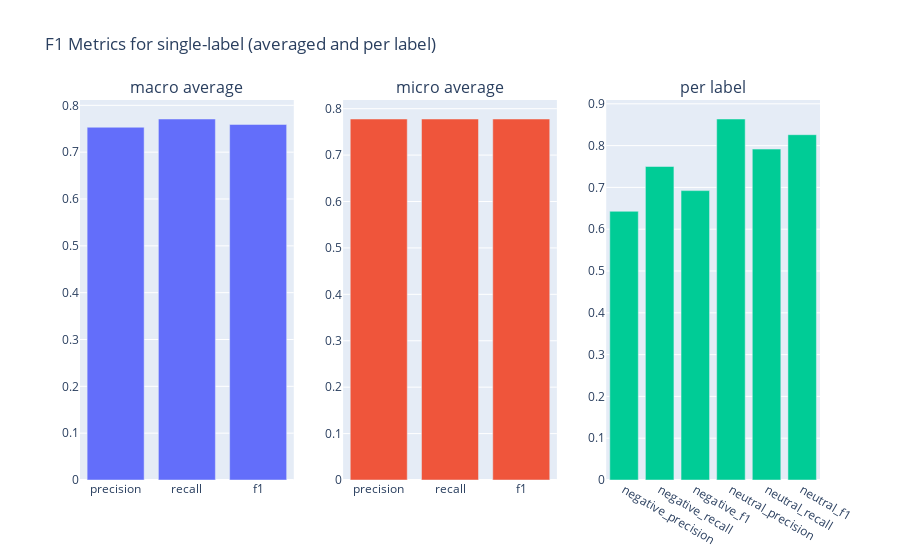

The notebook cell saved with this chart:
### Markdown cell above
### Overall metrics

Using the `metrics` module we can get a quick overview of the overall performance metrics as follows. The model achieve around `0.77` F1 micro-average, not bad!

### Code cell
from argilla.metrics.text_classification import f1

f1("banking_sentiment_zs_gpt3").visualize()

### Figure 1 — Plotly figure (JSON) as saved in the notebook; plotly's stock layout.template omitted (floating-point values rounded to 4 significant figures)
{"data": [{"type": "bar", "x": ["precision", "recall", "f1"], "xaxis": "x", "y": [0.7532, 0.7708, 0.7592], "yaxis": "y"}, {"type": "bar", "x": ["precision", "recall", "f1"], "xaxis": "x2", "y": [0.7778, 0.7778, 0.7778], "yaxis": "y2"}, {"type": "bar", "x": ["negative_precision", "negative_recall", "negative_f1", "neutral_precision", "neutral_recall", "neutral_f1"], "xaxis": "x3", "y": [0.6429, 0.75, 0.6923, 0.8636, 0.7917, 0.8261], "yaxis": "y3"}], "layout": {"annotations": [{"font": {"size": 16}, "showarrow": false, "text": "macro average", "x": 0.1444, "xanchor": "center", "xref": "paper", "y": 1, "yanchor": "bottom", "yref": "paper"}, {"font": {"size": 16}, "showarrow": false, "text": "micro average", "x": 0.5, "xanchor": "center", "xref": "paper", "y": 1, "yanchor": "bottom", "yref": "paper"}, {"font": {"size": 16}, "showarrow": false, "text": "per label", "x": 0.8556, "xanchor": "center", "xref": "paper", "y": 1, "yanchor": "bottom", "yref": "paper"}], "autosize": true, "showlegend": false, "title": {"text": "F1 Metrics for single-label (averaged and per label)"}, "xaxis": {"anchor": "y", "autorange": true, "domain": [0, 0.2889], "range": [-0.5, 2.5], "type": "category"}, "xaxis2": {"anchor": "y2", "autorange": true, "domain": [0.3556, 0.6444], "range": [-0.5, 2.5], "type": "category"}, "xaxis3": {"anchor": "y3", "autorange": true, "domain": [0.7111, 1], "range": [-0.5, 5.5], "type": "category"}, "yaxis": {"anchor": "x", "autorange": true, "domain": [0, 1], "range": [0, 0.8114], "type": "linear"}, "yaxis2": {"anchor": "x2", "autorange": true, "domain": [0, 1], "range": [0, 0.8187], "type": "linear"}, "yaxis3": {"anchor": "x3", "autorange": true, "domain": [0, 1], "range": [0, 0.9091], "type": "linear"}}}
